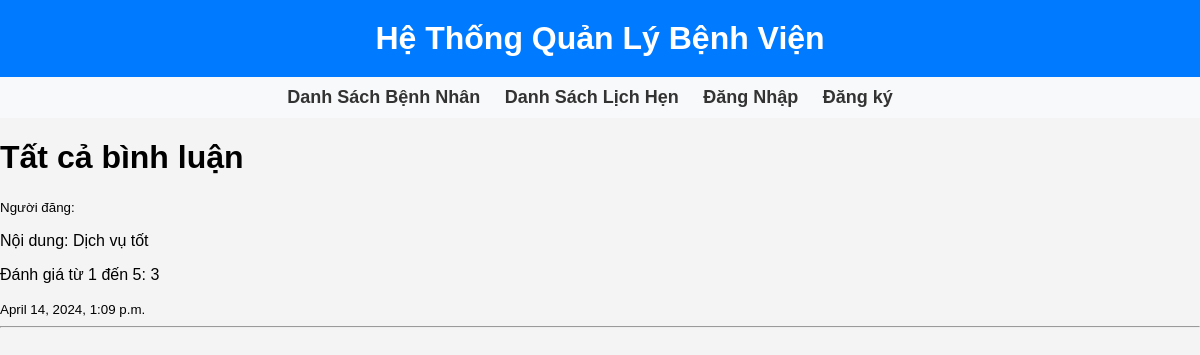
Before: /patient/view_feedback/ with the older database file.
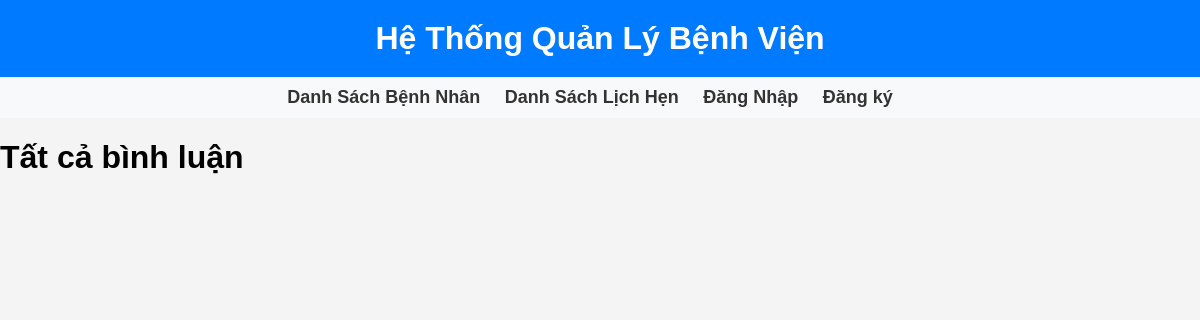
After: the same page with the newer database file.
### Patient/models.py (models this page shows)
class Feedback (models.Model):
    user = models.ForeignKey(User, on_delete = models.CASCADE)
    description = models.TextField()
    time = models.DateTimeField(default=timezone.now)
    RATING_CHOICES = [(i, i) for i in range(1, 6)]  # Danh sách chứa tuples từ 1 đến
    rating = models.IntegerField(choices=RATING_CHOICES)

### Patient/views.py (the view)
# urls.py: path('view_feedback/', views.view_feedback, name = 'view_feedback'),
def view_feedback(request):
    feedbacks = Feedback.objects.all()
    return render (request, 'view_feedback.html', {'feedbacks': feedbacks})

### Patient/templates/view_feedback.html
{% extends 'main.html' %}
{% block content %}
<h1> Tất cả bình luận </h1>
{% for feedback in feedbacks %}
<small> Người đăng: {{feedback.feedback.username}} </small>
<p> Nội dung: {{feedback.description}} </p>
<p> Đánh giá từ 1 đến 5: {{ feedback.rating}} </p>
<small> {{feedback.time}} </small>
<hr>
{% endfor %}
{% endblock %}

### main_app/templates/main.html (shortened to what this page needs)
<!DOCTYPE html>
<html lang="en">
<head>
</head>
<body>
    <header>
        <h1>Hệ Thống Quản Lý Bệnh Viện</h1>
    </header>
    <nav>
        <ul>
            <li><a href="#">Danh Sách Bệnh Nhân</a></li>
            <li><a href="#">Danh Sách Lịch Hẹn</a></li>
            {% if user.is_authenticated %}
                <li><a href="{% url 'logout' %}">Đăng xuất</a></li>
            {% else %}
                <li><a href="{% url 'login' %}">Đăng Nhập</a></li>
            {% endif %}
            <li><a href="{% url 'register' %}"> Đăng ký</a></li>
        </ul>
    </nav>
    {%block content%}
    {%endblock%}
</body>
</html>

### main_app/templates/main.html (style rules this page uses)
body { font-family: Arial, sans-serif; margin: 0; padding: 0; background-color: #f4f4f4; }
header { background-color: #007bff; color: #fff; padding: 20px 0; text-align: center; }
header h1 { margin: 0; }
nav { background-color: #f8f9fa; padding: 10px; text-align: center; }
nav ul { list-style-type: none; margin: 0; padding: 0; }
nav ul li { display: inline; margin-right: 20px; }
nav ul li a { text-decoration: none; color: #333; font-weight: bold; font-size: 18px; }

Changed rows visible on the page:
removed Feedback: description "Dịch vụ tốt", rating "3", time "April 14, 2024, 1:09 p.m."
